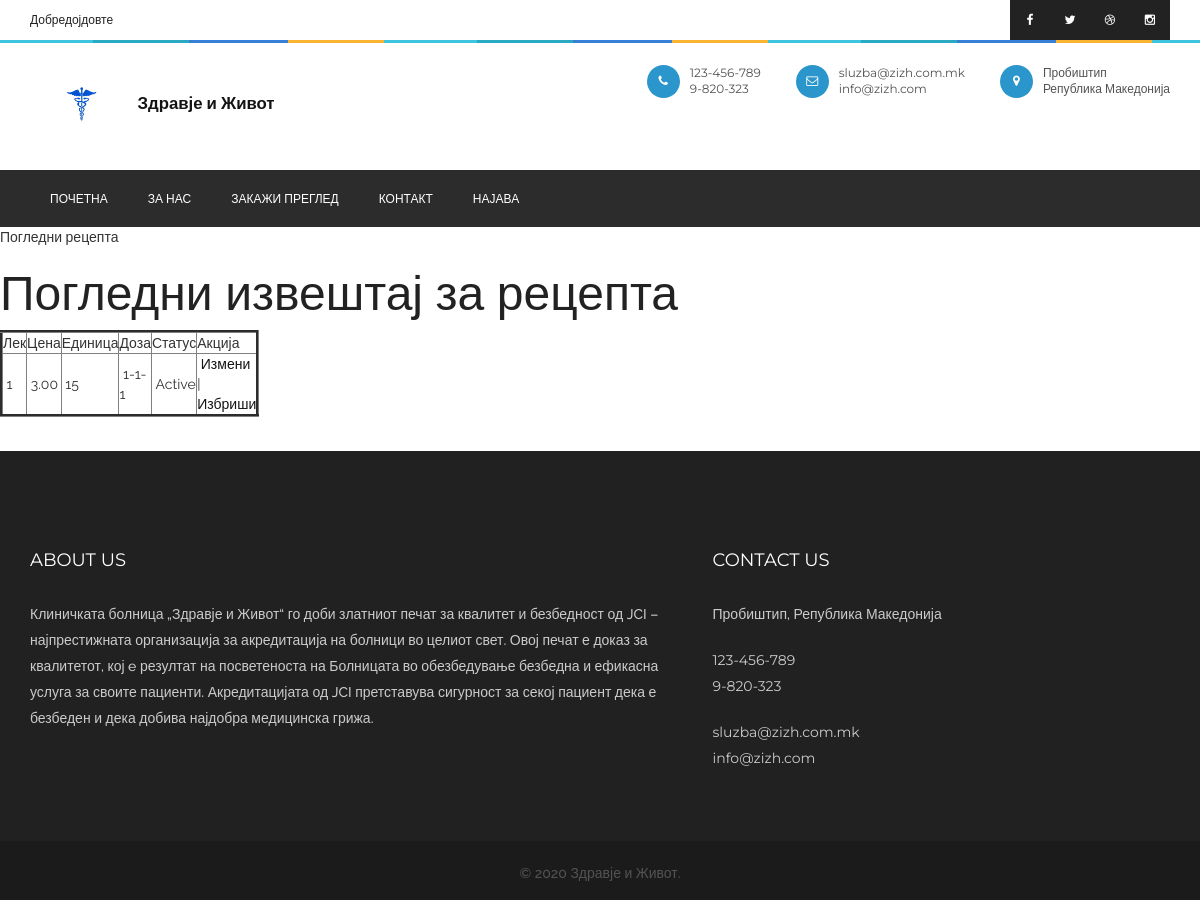
The page /viewprescriptionrecord.php on the database its author committed.
### tables this page shows
CREATE TABLE `prescription_records` (
  `prescription_record_id` int(10) NOT NULL,
  `prescription_id` int(10) NOT NULL,
  `medicine_name` varchar(25) NOT NULL,
  `cost` float(10,2) NOT NULL,
  `unit` int(10) NOT NULL,
  `dosage` varchar(25) NOT NULL,
  `status` varchar(10) NOT NULL
);

### viewprescriptionrecord.php (the view, shortened to what this page needs)
<?php
include("header.php");
include("dbconnection.php");
?>
<div class="wrapper col2">
  <div id="breadcrumb">
    <ul>
      <li class="first">Погледни рецепта</li></ul>
  </div>
</div>
<div class="wrapper col4">
  <div id="container">
    <h1>Погледни извештај за рецепта</h1>
    <table width="200" border="3">
      <tbody>
        <tr>
          <td>Лек</td>
          <td>Цена</td>
          <td>Единица</td>
          <td>Доза</td>
          <td>Статус</td>
          <td>Акција</td>
        </tr>
         <?php
		$sql ="SELECT * FROM prescription_records";
		$qsql = mysqli_query($con,$sql);
		while($rs = mysqli_fetch_array($qsql))
		{
        echo "<tr>
          <td>&nbsp;$rs[medicine_name]</td>
          <td>&nbsp;$rs[cost]</td>
		   <td>&nbsp;$rs[unit]</td>
		    <td>&nbsp;$rs[dosage]</td>
			 <td>&nbsp;$rs[status]</td>
			  <td>&nbsp;<a href='prescriptionrecord.php?editid=$rs[prescription_record_id]'>Измени</a>  | <a href='viewprescriptionrecord.php?delid=$rs[prescription_record_id]'>Избриши</a> </td>
        </tr>";
		}
		?>
      </tbody>
    </table>
    <p>&nbsp;</p>
  </div>
</div>
</div>
<?php
include("footer.php");
?>

### css/style.css (style rules this page uses)
* { margin: 0px; padding: 0px; }
body { background: #FFF; font-weight: normal; position: relative; font-size: 14px; font-family: 'Raleway', sans-serif; }
h1, h2, h3, h4, h5, h6 { font-weight: normal; color: #222222; font-family: 'Montserrat', sans-serif; }
h1 { font-size: 48px; }
p { color: #535353; font-size: 14px; letter-spacing: 0px; line-height: 24px; font-weight: 500; text-rendering: optimizeLegibility; }
a { -webkit-transition: all 0.4s ease-in-out; -moz-transition: all 0.4s ease-in-out; -o-transition: all 0.4s ease-in-out; -ms-transition: all 0.4s ease-in-out; transition: all 0.4s ease-in-out; text-decoration: none !important; }
a { text-decoration: none; color: #141414; }

### rows shown on the page
prescription_records: medicine_name "1", cost "3.00", unit "15", dosage "1-1-1", status "Active"
